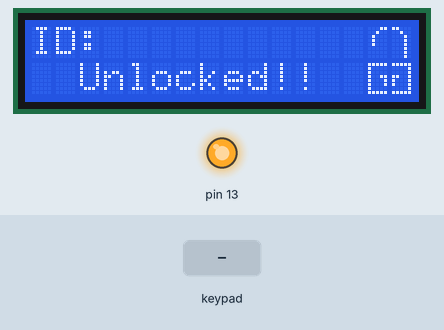
This sketch was run on a simulated Arduino Uno, built for the host (arithmetic inside an expression is 32-bit, double 64-bit). Parts: 16×2 character LCD, output pins drawn as LEDs (lit = HIGH). The inputs (shaded band) are chosen by the test bench. Random numbers use the default seed unless the sketch sets one; what the sketch prints to the serial monitor is not drawn.

Above: at 2.9 s.
3.0 s: keypad keys 1 9 0 9 * pressed 0.4 s apart
At 6.3 s:
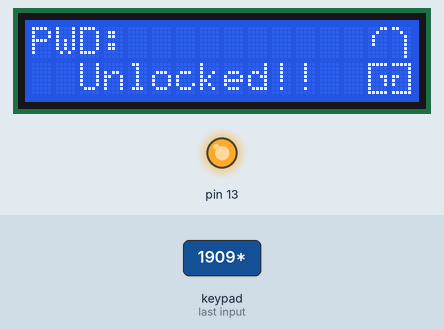
7.2 s: key '*' pressed
At 8.0 s:
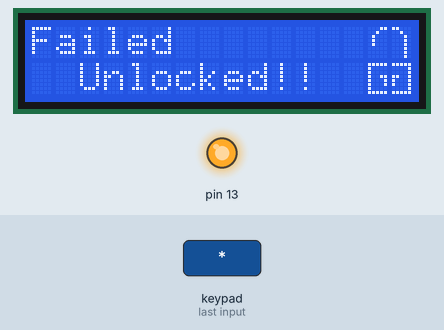
9.7 s: keypad keys 0 4 9 0 * pressed 0.4 s apart
At 9.96 s:
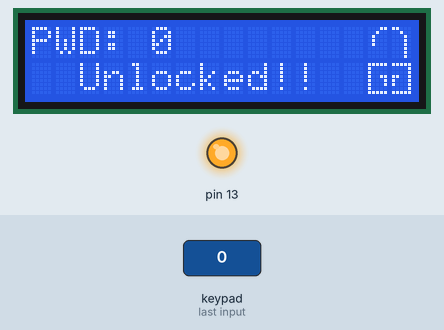
13.2 s: key '1' pressed
At 14.7 s:
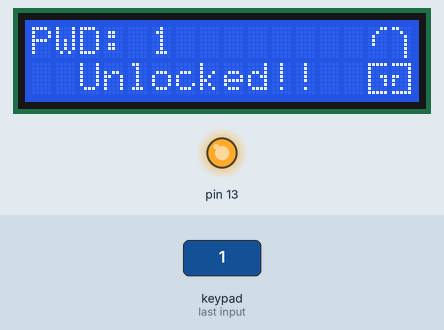
Timing chart, 0 to 15.7 s (numbered marks = the images above; inputs shaded):
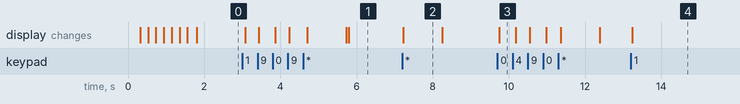

Measured:
- after the input at 3.0 s, the display: first changes after 0.07 s (image 1 shows a later state)
- after the input at 7.2 s, the display: changes at once (image 2)
- after the input at 9.7 s, the display: changes at once (image 3)
- after the input at 13.2 s, the display: changes at once (image 4)
- what the display in image 2 shows lasts 1.0 s, from 7.2 s to 8.2 s

The sketch:

KULOCK.ino
```cpp
#include <Wire.h>
#include <LiquidCrystal_I2C.h>
#include <Keypad.h>
#include <avr/pgmspace.h>
#define buttonPinLOCK PIN_PD6
#define buttonPinID PIN_PB3
#define IDLENGTH 10
const char ID_0[] PROGMEM = "Aon";
const char IDCODE_0[] PROGMEM = "1909";
const char ID_1[] PROGMEM = "Benz";
const char IDCODE_1[] PROGMEM = "0490";
const char ID_2[] PROGMEM = "Kai";
const char IDCODE_2[] PROGMEM = "2034";
const char ID_3[] PROGMEM = "Khem";
const char IDCODE_3[] PROGMEM = "4724";
const char ID_4[] PROGMEM = "Tan";
const char IDCODE_4[] PROGMEM = "0023";
const char ID_5[] PROGMEM = "Morgan";
const char IDCODE_5[] PROGMEM = "2042";
const char ID_6[] PROGMEM = "C. Korrawit";
const char IDCODE_6[] PROGMEM = "9012";
const char ID_7[] PROGMEM = "W. Worachai";
const char IDCODE_7[] PROGMEM = "5555";
const char ID_8[] PROGMEM = "Nuty";
const char IDCODE_8[] PROGMEM = "3782";
const char ID_9[] PROGMEM = "Cheerana";
const char IDCODE_9[] PROGMEM = "12";
const char* const ID[] PROGMEM = {ID_0, ID_1, ID_2, ID_3, ID_4, ID_5, ID_6, ID_7, ID_8, ID_9};
const char* const IDCODE[] PROGMEM = {IDCODE_0, IDCODE_1, IDCODE_2, IDCODE_3, IDCODE_4, IDCODE_5, IDCODE_6, IDCODE_7, IDCODE_8, IDCODE_9};
char buffer[30];
char thisID[11];
char OTP[7];
char thisPWD[11];
bool lockState = false;
bool haveID = false;
uint8_t lock00[8] = {B00000, B00000, B00000, B00011, B00100, B01000, B01000, B01000};
uint8_t lock01[8] = {B00000, B00000, B00000, B11000, B00100, B00010, B00010, B00010};
uint8_t unlock00[8] = {B00011, B00100, B01000, B01000, B01000, B00000, B00000, B00000};
uint8_t unlock01[8] = {B11000, B00100, B00010, B00010, B00010, B00010, B00010, B00010};
uint8_t lock10[8] = {B11111, B10000, B10000, B10011, B10001, B10001, B10000, B11111};
uint8_t lock11[8] = {B11111, B00001, B00001, B11001, B10001, B10001, B00001, B11111};
uint8_t c = 0;
const uint8_t ROWS = 4; //four rows
const uint8_t COLS = 3; //three columns
char key = NO_KEY;
char keys[ROWS][COLS] = {
  {'1', '2', '3'},
  {'4', '5', '6'},
  {'7', '8', '9'},
  {'*', '0', '#'}
};
uint8_t rowPins[ROWS] = {PIN_PB0, PIN_PB1, PIN_PB2, PIN_PB3}; //connect to the row pinouts of the keypad
uint8_t colPins[COLS] = {PIN_PC2, PIN_PC1, PIN_PC0}; //connect to the column pinouts of the keypad
Keypad keypad = Keypad( makeKeymap(keys), rowPins, colPins, ROWS, COLS );
LiquidCrystal_I2C lcd(0x3F, 2, 1, 0, 4, 5, 6, 7);
int index(char key[])
{
  for (int i = 0; i < IDLENGTH; i++)
  {
    strcpy_P(buffer, (char*)pgm_read_word(&(IDCODE[i])));
    if (strcmp(key, buffer) == 0)
    {
      return i;
    }
  }
  return -1;
}

char getOTP()
{
  int OTP_length = random(4, 6);
  for (int i = 0; i < OTP_length ; i++)
    OTP[i] = (char)(random(0, 9) + 48);

}

void printLockState(bool lockState)
{
  if (lockState)
  {
    lcd.setCursor(3, 1);
    lcd.print("Locked!!");
    lcd.setCursor(14, 0);
    lcd.print((char)0);
    lcd.print((char)1);
  }
  else
  {
    lcd.setCursor(2, 1);
    lcd.print("Unlocked!!");
    lcd.setCursor(14, 0);
    lcd.print((char)4);
    lcd.print((char)5);
  }
  lcd.setCursor(14, 1);
  lcd.print((char)2);
  lcd.print((char)3);
}

void setup() {
  pinMode(PIN_PB5, OUTPUT);
  lcd.setBacklightPin(3, POSITIVE);
  lcd.setBacklight(HIGH);
  lcd.begin(16, 2);
  lcd.createChar(0, lock00);
  lcd.createChar(1, lock01);
  lcd.createChar(2, lock10);
  lcd.createChar(3, lock11);
  lcd.createChar(4, unlock00);
  lcd.createChar(5, unlock01);
  lcd.setCursor(0, 0);
  for (int i = 0; i < 16; i++)
  {
    lcd.setCursor(i, 0);
    lcd.print("#");
    lcd.setCursor(i, 1);
    lcd.print("#");
    delay(100);
  }
  lcd.clear();
  printLockState(lockState);
  lcd.setCursor(0, 0);
  lcd.print("ID: ");
  digitalWrite(PIN_PB5, HIGH);
  Serial.begin(9600);
  Serial.println("Device started...");
}

void loop() {
  key = keypad.getKey();
  if (!haveID)
  {
    if (key != NO_KEY && key != '#' && key != '*')
    {
      if (c < 10)
        thisID[c++] = key;
    }
    if (key == '#')
    {
      if (c >= 1)
        thisID[--c] = '\0';
      lcd.clear();
    }
    if (key == '*')
    {
      lcd.clear();
      lcd.setCursor(0, 0);
      if (index(thisID) != -1)
      {
        lcd.print("ID found");
        printLockState(lockState);
        lcd.clear();
        strcpy_P(buffer, (char*)pgm_read_word(&(ID[index(thisID)])));
        lcd.setCursor((8 - String(buffer).length()) / 2, 0);
        lcd.print("Hello! ");
        lcd.print(String(buffer).substring(0, 7));
        printLockState(lockState);
        haveID = true;
        getOTP();
        Serial.println(OTP);
        delay(1000);
      }
      else
      {
        lcd.print("ID not found");
        printLockState(lockState);
        delay(1000);
      }
      for (int i = 0; i < 11; i++)
        thisID[i] = '\0';
      c = 0;
      lcd.clear();
    }
    printLockState(lockState);
    lcd.setCursor(0, 0);
    lcd.print("ID: ");
    lcd.print(thisID);
    if (haveID)
      lcd.clear();
  }
  else
  {
    if (key != NO_KEY && key != '#' && key != '*')
    {
      if (c < 9)
        thisPWD[c++] = key;
    }
    if (key == '#')
    {
      if (c >= 1)
        thisPWD[--c] = '\0';
      lcd.clear();
    }
    if (key == '*')
    {
      Serial.println(strcmp(thisPWD, OTP));
      if (strcmp(thisPWD, OTP) == 0)
      {
        lcd.clear();
        lockState = !lockState;
        lcd.print("Success");
        if (lockState)
        {
          digitalWrite(PIN_PB5, LOW);
        }
        else
        {
          digitalWrite(PIN_PB5, HIGH);
        }
        delay(1000);
        haveID = false;
        lcd.clear();
      }
      else
      {
        lcd.clear();
        lcd.setCursor(0, 0);
        lcd.print("Failed");
        printLockState(lockState);
        delay(1000);
        lcd.clear();
      }
      for (int i = 0; i < 11; i++)
        thisPWD[i] = '\0';
      c = 0;
    }
    printLockState(lockState);
    lcd.setCursor(0, 0);
    lcd.print("PWD: ");
    lcd.print(thisPWD);
  }
  delay(50);
}
```
